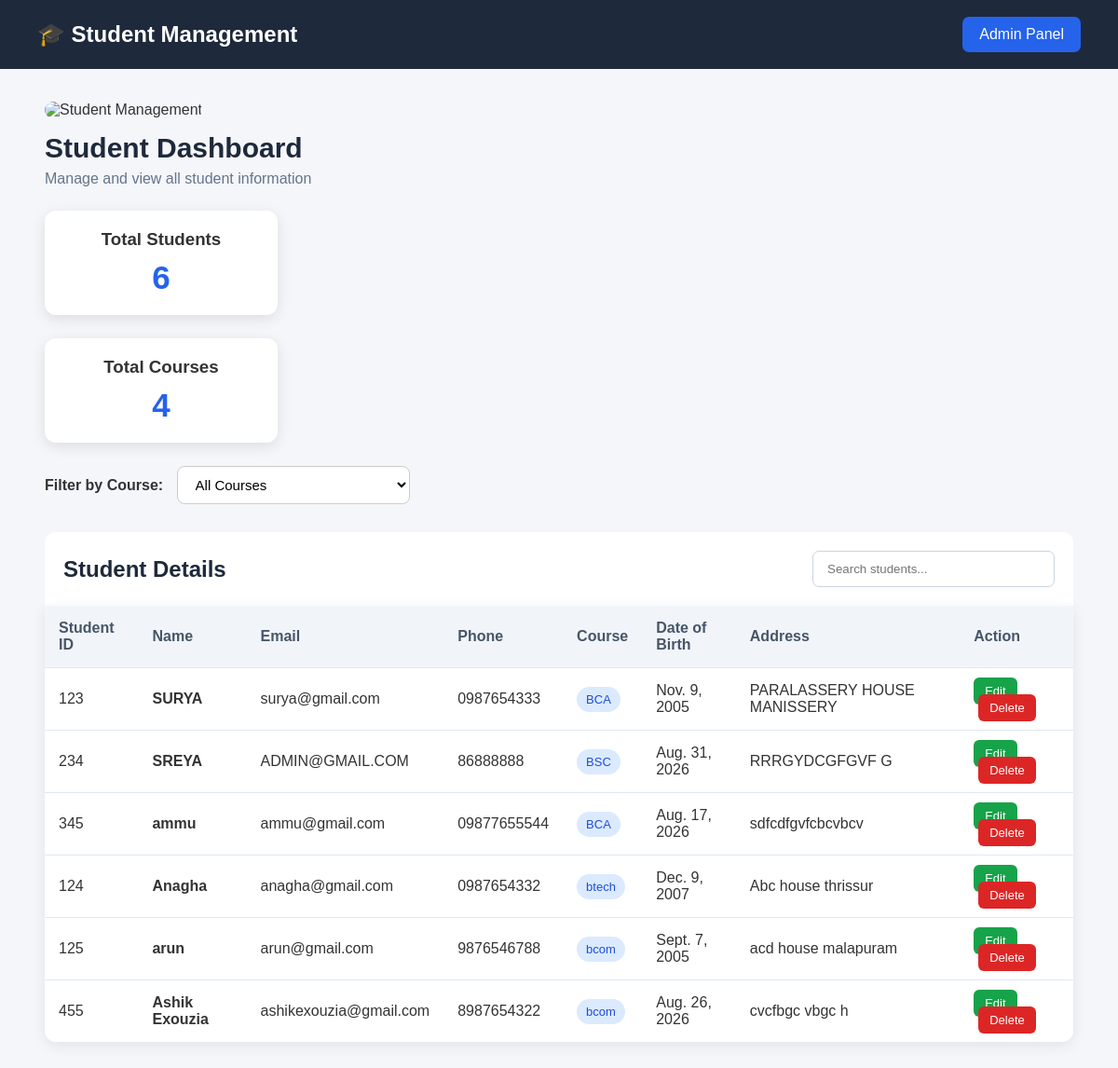
Before: / with the older database file.
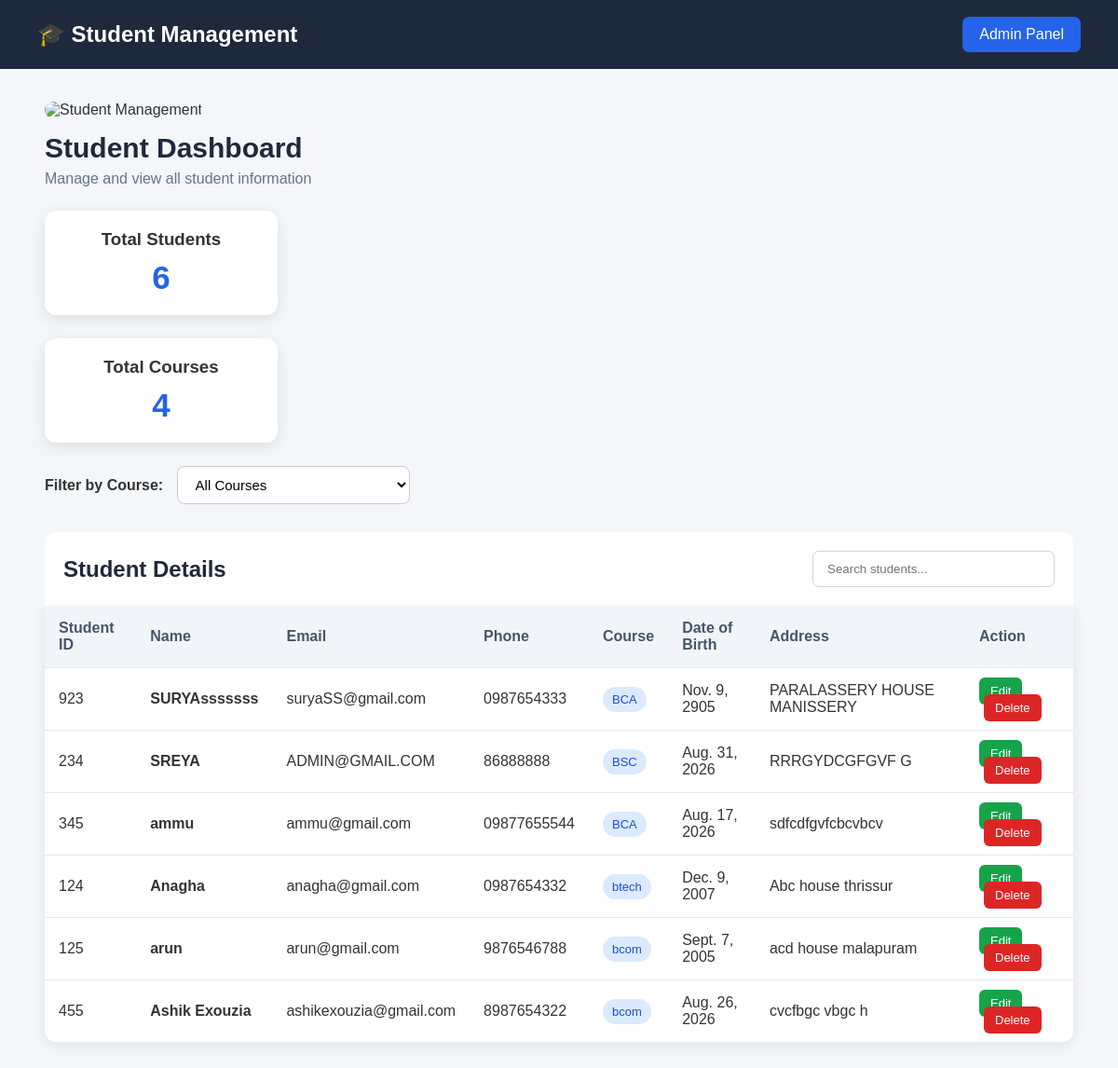
After: the same page with the newer database file.
### students/models.py (models this page shows, shortened)
class Student(models.Model):
    student_id = models.CharField(max_length=20, unique=True)
    name = models.CharField(max_length=100)
    email = models.EmailField(unique=True)
    phone = models.CharField(max_length=15)
    course = models.ForeignKey(
        Course,
        on_delete=models.SET_NULL,
        null=True,
        blank=True,
        related_name="students"
    )
    date_of_birth = models.DateField()
    address = models.TextField()

class Course(models.Model):
    name = models.CharField(max_length=100)

### students/views.py (the view)
# urls.py: path("", views.home, name="home"),
def home(request):
    students = Student.objects.all()
    courses = Course.objects.all()
    course_id = request.GET.get("course")
    if course_id:
        students = students.filter(course_id=course_id)
    return render(
        request,
        "students/home.html",
        {
            "students": students,
            "courses": courses,
            "selected_course": course_id,
        }
    )

### students/templates/students/home.html (shortened to what this page needs)
{% load static %}
<!DOCTYPE html>
<html lang="en">
<head>
</head>
<body>
    <div class="navbar">
        <h1>🎓 Student Management</h1>
        <a href="/admin/">Admin Panel</a>
    </div>
    <div class="container">
        <div class="welcome">
            <img
                src="{% static 'images/rono.png' %}"
                alt="Student Management"
                class="welcome-image"
            >
            <h2>Student Dashboard</h2>
            <p>
                Manage and view all student information
            </p>
        </div>
        <div class="cards">
            <div class="card">
                <h3>Total Students</h3>
                <div class="number">
                    {{ students|length }}
                </div>
            </div>
<div class="card">
    <h3>Total Courses</h3>
    <div class="number">
        {{ courses|length }}
    </div>
</div>
<form method="GET" class="filter-form">
    <label for="course">
        Filter by Course:
    </label>
    <select
        name="course"
        id="course"
        onchange="this.form.submit()"
    >
        <option value="">
            All Courses
        </option>
    </select>
</form>
        <div class="top-section">
            <h2>
                Student Details
            </h2>
            <input
                type="text"
                id="searchInput"
                class="search"
                placeholder="Search students..."
                onkeyup="searchStudents()"
            >
        </div>
        <div class="table-container">
            <table id="studentTable">
                <thead>
                    <tr>
                        <th>Student ID</th>
                        <th>Name</th>
                        <th>Email</th>
                        <th>Phone</th>
                        <th>Course</th>
                        <th>Date of Birth</th>
                        <th>Address</th>
                        <th>Action</th>
                    </tr>
                </thead>
                <tbody>
                    {% for student in students %}
                    <tr>
                        <td>
                            {{ student.student_id }}
                        </td>
                        <td>
                            <strong>
                                {{ student.name }}
                            </strong>
                        </td>
                        <td>
                            {{ student.email }}
                        </td>
                        <td>
                            {{ student.phone }}
                        </td>
                        <td>
                            {% if student.course %}
                                <span class="course">
                                    {{ student.course.name }}
                                </span>
                            {% else %}
                                <span>
                                    Not assigned
                                </span>
                            {% endif %}
                        </td>
                        <td>
                            {{ student.date_of_birth }}
                        </td>
                        <td>
                            {{ student.address }}
                        </td>
                        <td>
                            <a
                                href="{% url 'update_student' student.id %}"
                                class="edit"
                            >
                                Edit
                            </a>
                            <a
                                href="{% url 'delete_student' student.id %}"
                                class="delete"
                            >
                                Delete
                            </a>
                        </td>
                    </tr>
                    {% endfor %}
                </tbody>
            </table>
        </div>
    </div>
</body>
</html>

Changed rows visible on the page:
changed Student "PARALASSERY HOUSE MANISSERY": student_id "123" → "923"; name "SURYA" → "SURYAsssssss"; email "surya@gmail.com" → "suryaSS@gmail.com"; date_of_birth "Nov. 9, 2005" → "Nov. 9, 2905"
